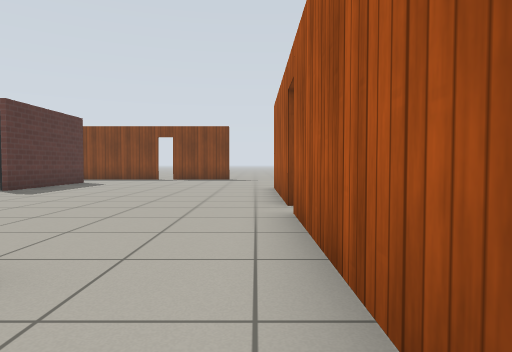
view 1 (above)

19 first-person views from a walk through a Gazebo world. The camera is 0.72 m above the floor, tilts 2° down and sees 75° across. The floor is counted in squares, 1 m on a side. Each view is taken from the middle of a square. On the plan, view 1 faces up. The plan holds only what a view shows up to about 10 squares ahead; the rest is blank. Gazebo's built-in surfaces are drawn with simple patterns.

view 2
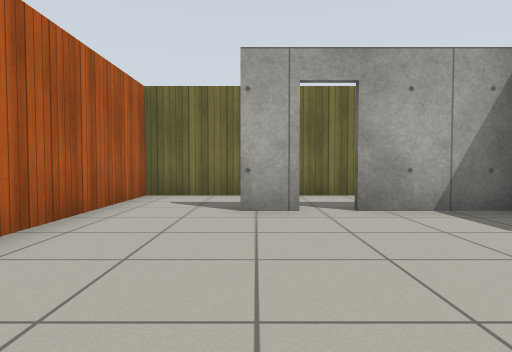

view 3
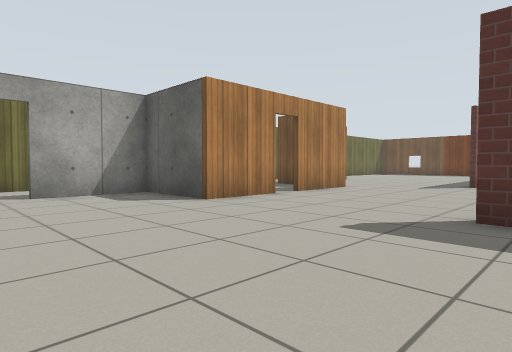

view 4
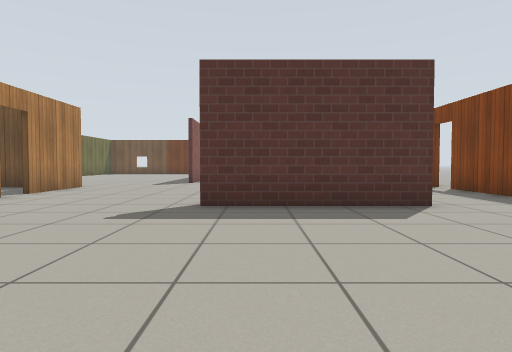

view 5
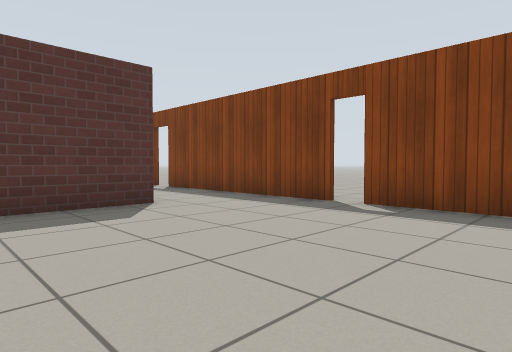

view 6
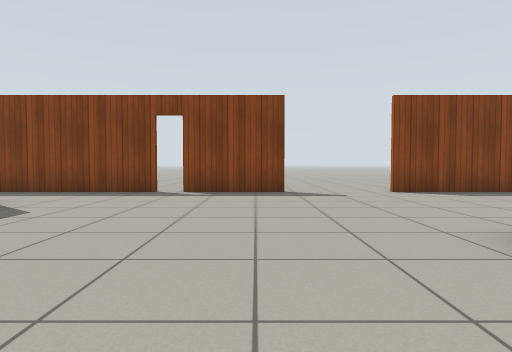

view 7
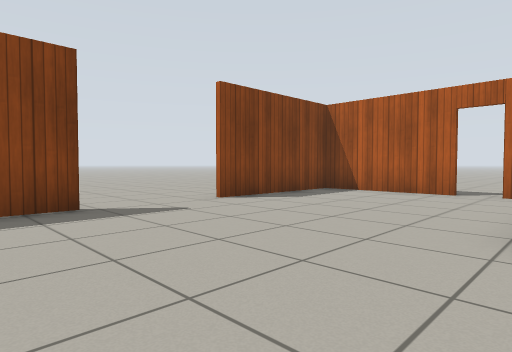

view 8
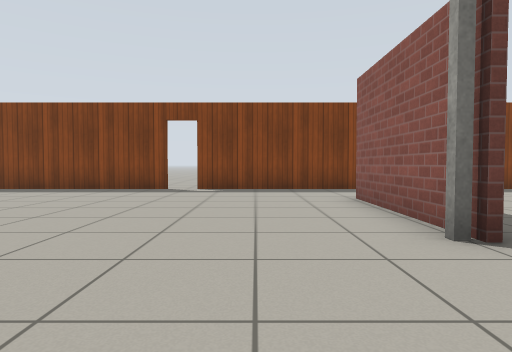

view 9
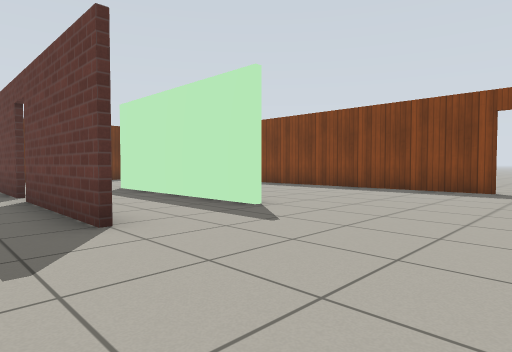

view 10
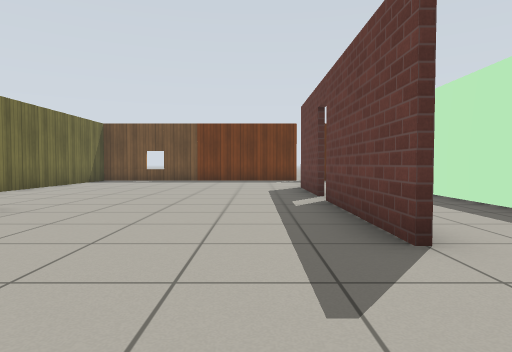

view 11
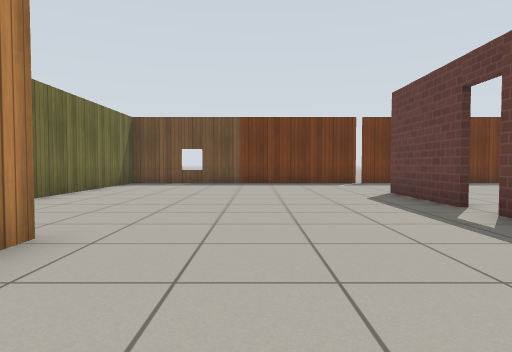

view 12
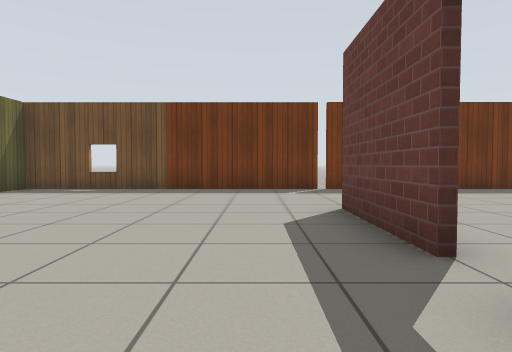

view 13
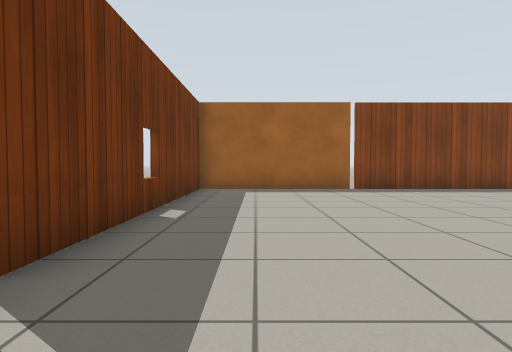

view 14
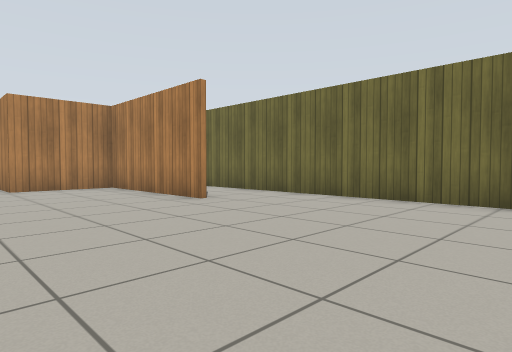

view 15
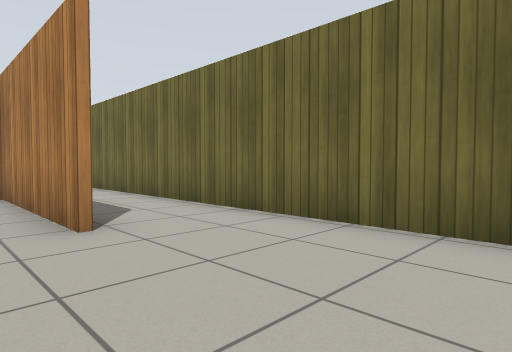

view 16
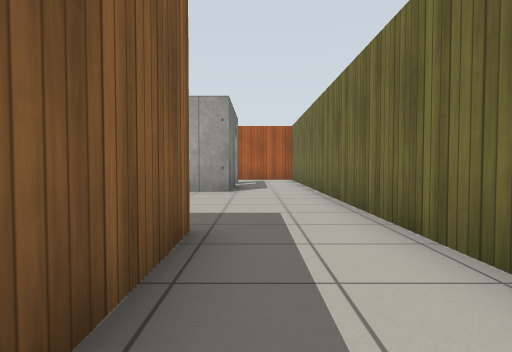

view 17
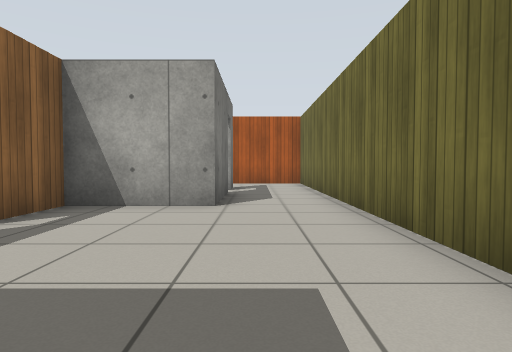

view 18
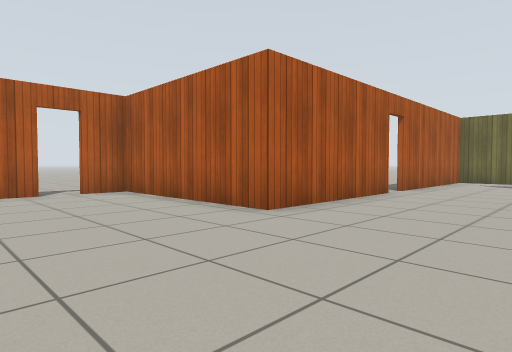

view 19
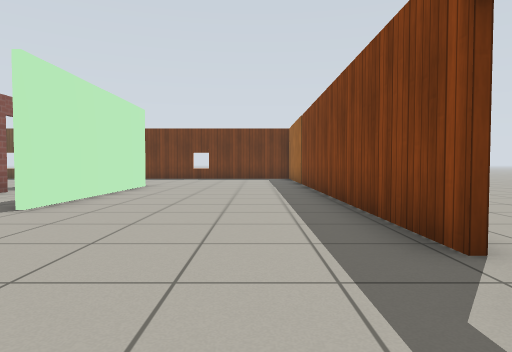

### Floor plan
Points are (right, up) in squares from view 1. A wall is a line through its corners. A room is listed if a view was taken in it or the views show most of it. See-through windows are left out.
Room 1 (views 1, 16, 17)
walls: (-11.4, 1.7) (-14.1, 1.7); (-3.7, 1.7) (-6.3, 1.7) (-6.3, 4.3) (-7.8, 4.3); (-2, 1.7) (-2.5, 1.7); (-17.4, -0.7) (0.5, -0.7) (0.5, 2.5)
ways out: opening at (-16.5, 0.5) to room 2; opening at (-0.5, 2) to room 2; open door at (-8.5, 4) to room 2; open door at (-3, 2) to room 2
Room 2 (views 2, 3, 4, 5, 6, 7, 8, 9, 10, 11, 12, 13, 14, 15, 18, 19)
walls: (-14.1, 10.2) (-20, 10.2); (-13.9, 7.4) (-17.8, 7.4); (-6.9, 9) (-6.9, 13.1); (-11.5, 15.7) (-21.1, 15.7); (-6.7, 13.1) (-6.7, 9) (-7.2, 9); (-8.3, 4.5) (-6.1, 4.5) (-6.1, 1.9) (-3.5, 1.9); (-18.5, 7.4) (-21.5, 7.4); (-19, 10.4) (-14.1, 10.4); (-16.2, 1.9) (-11.6, 1.9) (-11.6, 4.5) (-9.1, 4.5); (-4.5, 15.7) (-10.8, 15.7); (-21.2, 15.7) (-25.6, 15.7) (-25.6, 8); (-1.2, 15.7) (-4, 15.7); (-2.8, 1.9) (-1.8, 1.9); (0.5, 5.8) (0.5, 10.2) (5.7, 10.2) (5.7, 11.4); (-25.6, 7.9) (-25.6, -0.7) (-24.6, -0.7); (0.5, 2.5) (0.5, 4.9); (-23.1, -0.7) (-17.4, -0.7); (5.7, 12.1) (5.7, 15.7) (1.5, 15.7)
ways out: opening at (-16.5, 0.5) to room 1; opening at (-0.5, 2) to room 1; open door at (-8.5, 4) to room 1; open door at (-3, 2) to room 1; opening at (1, 17); open door at (-18, 7.5); open door at (-11, 16); open door at (-4.5, 16); open door at (1, 5.5); gap at (-26, 8); gap at (6, 11.5)

Positions as (right, up) in squares from view 1, and headings:
1: (0, 0), facing up
2: (-2, 7), facing down
3: (-2, 10), facing down-left
4: (-1, 10), facing left
5: (-1, 10), facing up-left
6: (-2, 7), facing up
7: (-3, 10), facing up-right
8: (-9, 6), facing up
9: (-10, 6), facing up-left
10: (-11, 6), facing left
11: (-13, 4), facing left
12: (-16, 6), facing left
13: (-24, 6), facing up
14: (-22, 6), facing down-right
15: (-20, 3), facing down-right
16: (-15, 1), facing right
17: (-12, 1), facing right
18: (-3, 14), facing down-right
19: (-9, 14), facing left
